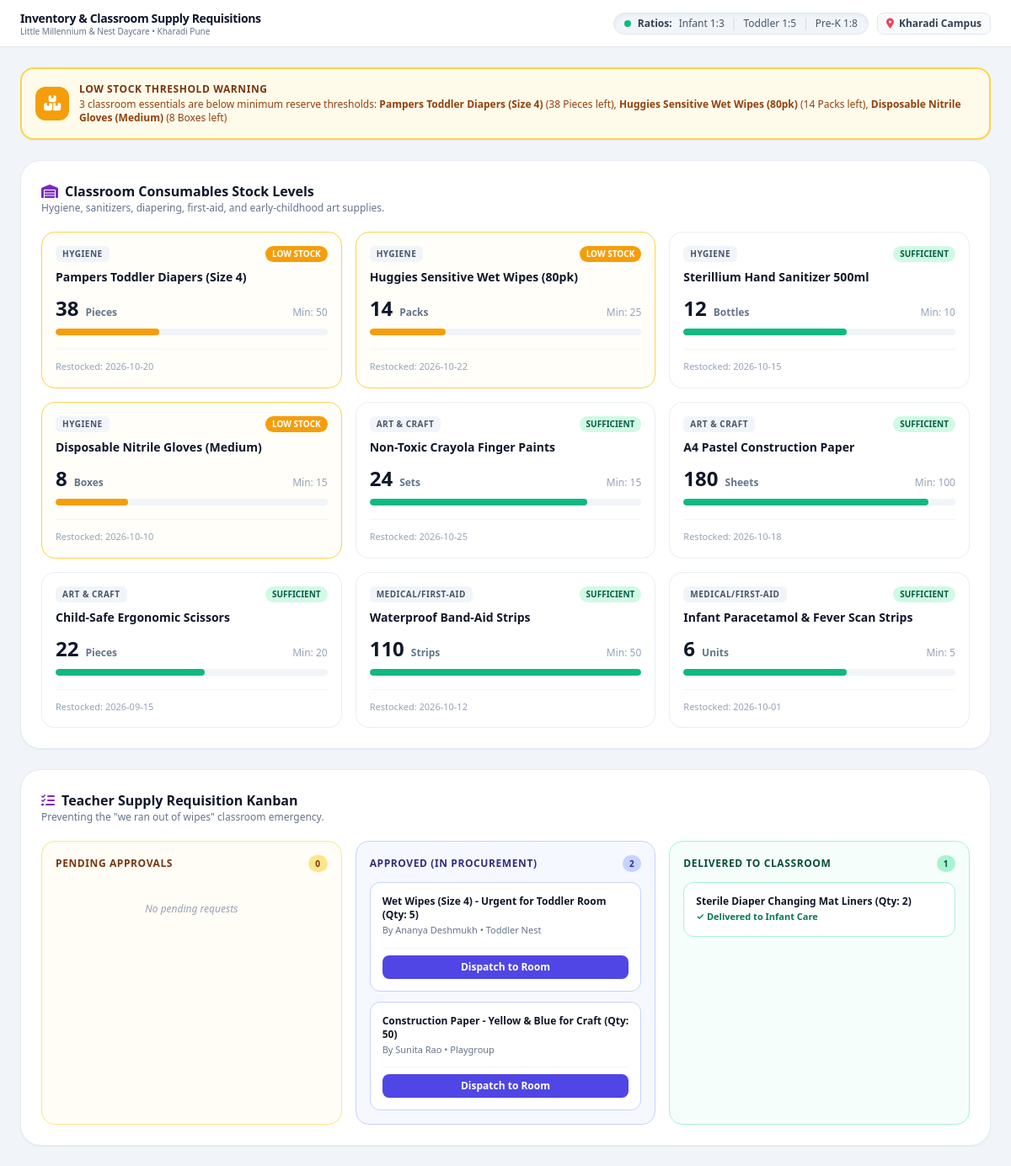
The page /admin/inventory on the database its author committed.
### tables this page shows
CREATE TABLE inventory_items (
        id INTEGER PRIMARY KEY AUTOINCREMENT,
        campus_id INTEGER DEFAULT 1,
        category TEXT NOT NULL, -- Hygiene, Art & Craft, Medical/First-Aid, Pantry
        item_name TEXT NOT NULL,
        current_stock INTEGER NOT NULL,
        min_threshold INTEGER NOT NULL,
        unit TEXT NOT NULL,
        last_restocked TEXT
    );

CREATE TABLE supply_requests (
        id INTEGER PRIMARY KEY AUTOINCREMENT,
        campus_id INTEGER DEFAULT 1,
        teacher_id INTEGER NOT NULL,
        classroom_id INTEGER NOT NULL,
        item_name TEXT NOT NULL,
        quantity INTEGER NOT NULL,
        urgency TEXT DEFAULT 'Normal', -- Normal, High, Urgent
        status TEXT DEFAULT 'Pending', -- Pending, Approved, Dispatched, Fulfilled
        created_at TIMESTAMP DEFAULT CURRENT_TIMESTAMP,
        notes TEXT,
        FOREIGN KEY(teacher_id) REFERENCES users(id),
        FOREIGN KEY(classroom_id) REFERENCES classrooms(id)
    );

CREATE TABLE users (
        id INTEGER PRIMARY KEY AUTOINCREMENT,
        campus_id INTEGER DEFAULT 1,
        name TEXT NOT NULL,
        email TEXT UNIQUE NOT NULL,
        password TEXT NOT NULL,
        role TEXT NOT NULL, -- admin, director, teacher, parent, student
        phone TEXT,
        pin_code TEXT,
        avatar TEXT,
        title TEXT,
        created_at TIMESTAMP DEFAULT CURRENT_TIMESTAMP,
        FOREIGN KEY(campus_id) REFERENCES campuses(id)
    );

CREATE TABLE classrooms (
        id INTEGER PRIMARY KEY AUTOINCREMENT,
        campus_id INTEGER DEFAULT 1,
        name TEXT NOT NULL,
        age_group TEXT NOT NULL,
        capacity INTEGER NOT NULL,
        room_number TEXT,
        max_ratio INTEGER NOT NULL,
        FOREIGN KEY(campus_id) REFERENCES campuses(id)
    );

### app.py (the view)
@app.route('/admin/inventory')
def admin_inventory():
    conn = get_db_connection()
    inventory = conn.execute("SELECT * FROM inventory_items").fetchall()
    low_stock = [i for i in inventory if i['current_stock'] <= i['min_threshold']]
    requests = conn.execute('''
    SELECT r.*, u.name as teacher_name, c.name as classroom_name
    FROM supply_requests r
    JOIN users u ON r.teacher_id = u.id
    JOIN classrooms c ON r.classroom_id = c.id
    ORDER BY r.created_at DESC
    ''').fetchall()
    requests_by_status = {'Pending': [], 'Approved': [], 'Dispatched': []}
    for r in requests:
        if r['status'] in requests_by_status:
            requests_by_status[r['status']].append(r)
    conn.close()
    return render_template(
        'admin/inventory.html',
        active_page='admin_inventory',
        inventory=inventory,
        low_stock_items=low_stock,
        requests_by_status=requests_by_status
    )

### app.py (called while the page is built)
def get_current_user():
    user_id = session.get('user_id')
    if not user_id:
        return None
    conn = get_db_connection()
    user = conn.execute("SELECT * FROM users WHERE id = ?", (user_id,)).fetchone()
    conn.close()
    return user

@app.context_processor
def inject_globals():
    conn = get_db_connection()
    pending_approvals = conn.execute("SELECT COUNT(*) FROM invoices WHERE approval_status = 'Pending Approval'").fetchone()[0]
    conn.close()
    return {
        'current_user': get_current_user(),
        'campus_name': Config.CAMPUS_NAME,
        'campus_code': Config.CAMPUS_CODE,
        'pending_approvals_count': pending_approvals
    }

### database.py (called while the page is built)
def get_db_connection():
    conn = sqlite3.connect(Config.DATABASE_PATH)
    conn.row_factory = sqlite3.Row
    return conn

### templates/admin/inventory.html
{% extends "base.html" %}
{% block page_title %}Inventory & Classroom Supply Requisitions{% endblock %}
{% block content %}
<div class="space-y-6">
  {% if low_stock_items %}
  <div class="p-4 bg-amber-50 border-2 border-amber-300 rounded-2xl flex items-center justify-between shadow-sm">
    <div class="flex items-center gap-3">
      <div class="w-10 h-10 rounded-xl bg-amber-500 text-white flex items-center justify-center font-bold text-lg shrink-0">
        <i class="fa-solid fa-boxes-stacked"></i>
      </div>
      <div>
        <h4 class="text-xs font-black uppercase tracking-wider text-amber-900">Low Stock Threshold Warning</h4>
        <p class="text-xs text-amber-800 mt-0.5">
          {{ low_stock_items|length }} classroom essentials are below minimum reserve thresholds:
          {% for item in low_stock_items %}
          <strong>{{ item.item_name }}</strong> ({{ item.current_stock }} {{ item.unit }} left){% if not loop.last %}, {% endif %}
          {% endfor %}
        </p>
      </div>
    </div>
  </div>
  {% endif %}
  <div class="bg-white rounded-3xl border border-slate-200/80 shadow-sm p-6">
    <div class="flex flex-col sm:flex-row sm:items-center justify-between gap-3 mb-5">
      <div>
        <h3 class="text-base font-extrabold text-slate-900 flex items-center gap-2">
          <i class="fa-solid fa-warehouse text-brand-purple"></i>
          <span>Classroom Consumables Stock Levels</span>
        </h3>
        <p class="text-xs text-slate-500">Hygiene, sanitizers, diapering, first-aid, and early-childhood art supplies.</p>
      </div>
    </div>
    <div class="grid grid-cols-1 sm:grid-cols-2 lg:grid-cols-3 gap-4">
      {% for item in inventory %}
      <div class="p-4 rounded-2xl border {% if item.current_stock <= item.min_threshold %}border-amber-300 bg-amber-50/30{% else %}border-slate-200/70 bg-white{% endif %} flex flex-col justify-between">
        <div>
          <div class="flex items-center justify-between mb-2">
            <span class="text-[10px] font-bold uppercase tracking-wider px-2 py-0.5 rounded-md bg-slate-100 text-slate-600">
              {{ item.category }}
            </span>
            {% if item.current_stock <= item.min_threshold %}
            <span class="text-[10px] font-black px-2 py-0.5 rounded-full bg-amber-500 text-white">LOW STOCK</span>
            {% else %}
            <span class="text-[10px] font-bold px-2 py-0.5 rounded-full bg-emerald-100 text-emerald-800">SUFFICIENT</span>
            {% endif %}
          </div>
          <h4 class="text-sm font-extrabold text-slate-900 leading-snug">{{ item.item_name }}</h4>
          <div class="flex items-baseline gap-2 mt-3">
            <span class="text-2xl font-black text-slate-900">{{ item.current_stock }}</span>
            <span class="text-xs font-bold text-slate-500">{{ item.unit }}</span>
            <span class="text-xs text-slate-400 ml-auto font-medium">Min: {{ item.min_threshold }}</span>
          </div>
          <div class="w-full bg-slate-100 h-2 rounded-full mt-2 overflow-hidden">
            <div class="h-full rounded-full {% if item.current_stock <= item.min_threshold %}bg-amber-500{% else %}bg-emerald-500{% endif %}" style="width: {{ [(item.current_stock / (item.min_threshold * 2)) * 100, 100]|min }}%"></div>
          </div>
        </div>
        <div class="mt-4 pt-3 border-t border-slate-100 flex items-center justify-between text-[11px] text-slate-400">
          <span>Restocked: {{ item.last_restocked }}</span>
        </div>
      </div>
      {% endfor %}
    </div>
  </div>
  <div class="bg-white rounded-3xl border border-slate-200/80 shadow-sm p-6">
    <div class="flex items-center justify-between mb-5">
      <div>
        <h3 class="text-base font-extrabold text-slate-900 flex items-center gap-2">
          <i class="fa-solid fa-list-check text-brand-purple"></i>
          <span>Teacher Supply Requisition Kanban</span>
        </h3>
        <p class="text-xs text-slate-500">Preventing the "we ran out of wipes" classroom emergency.</p>
      </div>
    </div>
    <div class="grid grid-cols-1 md:grid-cols-3 gap-4">
      <div class="bg-amber-50/50 p-4 rounded-2xl border border-amber-200">
        <h4 class="text-xs font-extrabold text-amber-900 uppercase tracking-wider mb-3 flex items-center justify-between">
          <span>Pending Approvals</span>
          <span class="px-2 py-0.5 bg-amber-200 text-amber-900 rounded-full text-[10px]">{{ requests_by_status['Pending']|length }}</span>
        </h4>
        <div class="space-y-3">
          {% for req in requests_by_status['Pending'] %}
          <div class="bg-white p-3.5 rounded-xl border border-amber-200 shadow-xs">
            <div class="flex items-center justify-between">
              <span class="text-[10px] font-bold px-1.5 py-0.5 rounded bg-rose-100 text-rose-700">{{ req.urgency }}</span>
              <span class="text-[10px] text-slate-400 font-mono">{{ req.created_at[:10] }}</span>
            </div>
            <p class="text-xs font-extrabold text-slate-900 mt-2">{{ req.item_name }} (Qty: {{ req.quantity }})</p>
            <p class="text-[11px] text-slate-500 mt-0.5">By {{ req.teacher_name }} • {{ req.classroom_name }}</p>
            {% if req.notes %}<p class="text-[10px] italic text-slate-400 mt-1.5 bg-slate-50 p-1.5 rounded">"{{ req.notes }}"</p>{% endif %}
            <form action="{{ url_for('admin_update_supply_status', req_id=req.id) }}" method="POST" class="mt-3 pt-2 border-t border-slate-100 flex items-center gap-2">
              <button type="submit" name="status" value="Approved" data-loader="Approving Requisition..." class="flex-1 py-1.5 bg-emerald-600 hover:bg-emerald-700 text-white rounded-lg text-xs font-bold transition">
                Approve Order
              </button>
            </form>
          </div>
          {% else %}
          <p class="text-xs text-slate-400 py-6 text-center italic">No pending requests</p>
          {% endfor %}
        </div>
      </div>
      <div class="bg-indigo-50/50 p-4 rounded-2xl border border-indigo-200">
        <h4 class="text-xs font-extrabold text-indigo-900 uppercase tracking-wider mb-3 flex items-center justify-between">
          <span>Approved (In Procurement)</span>
          <span class="px-2 py-0.5 bg-indigo-200 text-indigo-900 rounded-full text-[10px]">{{ requests_by_status['Approved']|length }}</span>
        </h4>
        <div class="space-y-3">
          {% for req in requests_by_status['Approved'] %}
          <div class="bg-white p-3.5 rounded-xl border border-indigo-200 shadow-xs">
            <p class="text-xs font-extrabold text-slate-900">{{ req.item_name }} (Qty: {{ req.quantity }})</p>
            <p class="text-[11px] text-slate-500 mt-0.5">By {{ req.teacher_name }} • {{ req.classroom_name }}</p>
            <form action="{{ url_for('admin_update_supply_status', req_id=req.id) }}" method="POST" class="mt-3 pt-2 border-t border-slate-100 flex items-center gap-2">
              <button type="submit" name="status" value="Dispatched" data-loader="Marking Dispatched to Classroom..." class="flex-1 py-1.5 bg-indigo-600 hover:bg-indigo-700 text-white rounded-lg text-xs font-bold transition">
                Dispatch to Room
              </button>
            </form>
          </div>
          {% else %}
          <p class="text-xs text-slate-400 py-6 text-center italic">No items in procurement</p>
          {% endfor %}
        </div>
      </div>
      <div class="bg-emerald-50/50 p-4 rounded-2xl border border-emerald-200">
        <h4 class="text-xs font-extrabold text-emerald-900 uppercase tracking-wider mb-3 flex items-center justify-between">
          <span>Delivered to Classroom</span>
          <span class="px-2 py-0.5 bg-emerald-200 text-emerald-900 rounded-full text-[10px]">{{ requests_by_status['Dispatched']|length }}</span>
        </h4>
        <div class="space-y-3">
          {% for req in requests_by_status['Dispatched'] %}
          <div class="bg-white p-3.5 rounded-xl border border-emerald-200 shadow-xs">
            <p class="text-xs font-extrabold text-slate-900">{{ req.item_name }} (Qty: {{ req.quantity }})</p>
            <p class="text-[11px] text-emerald-700 font-semibold mt-0.5">✓ Delivered to {{ req.classroom_name }}</p>
          </div>
          {% else %}
          <p class="text-xs text-slate-400 py-6 text-center italic">No delivered items</p>
          {% endfor %}
        </div>
      </div>
    </div>
  </div>
</div>
{% endblock %}

### static/css/custom.css (style rules this page uses)
:root { --lm-purple: #7B2CBF; --lm-blue: #0284C7; --lm-green: #10B981; --lm-orange: #F59E0B; --lm-pink: #EC4899; }
html, body { width: 100%; height: 100%; max-height: 100vh; margin: 0 !important; padding: 0 !important; overflow: hidden !important; font-family: system-ui, -apple-system, BlinkMacSystemFont, 'Segoe UI', Roboto, Oxygen, Ubuntu, Cantarell, 'Open Sans', 'Helvetica Neue', sans-serif; background-color: #F8FAFC; box-sizing: border-box; }
*, *::before, *::after { box-sizing: inherit; }

### rows shown on the page
inventory_items: item_name "Pampers Toddler Diapers (Size 4)", current_stock "38", unit "Pieces", category "HYGIENE", shows "LOW STOCK", min_threshold "50", last_restocked "2026-10-20"
inventory_items: item_name "Huggies Sensitive Wet Wipes (80pk)", current_stock "14", unit "Packs", category "HYGIENE", shows "LOW STOCK", min_threshold "25", last_restocked "2026-10-22"
inventory_items: item_name "Disposable Nitrile Gloves (Medium)", current_stock "8", unit "Boxes", category "HYGIENE", shows "LOW STOCK", min_threshold "15", last_restocked "2026-10-10"
inventory_items: category "HYGIENE", shows "SUFFICIENT", item_name "Sterillium Hand Sanitizer 500ml", current_stock "12", unit "Bottles", min_threshold "10", last_restocked "2026-10-15"
inventory_items: category "ART & CRAFT", shows "SUFFICIENT", item_name "Non-Toxic Crayola Finger Paints", current_stock "24", unit "Sets", min_threshold "15", last_restocked "2026-10-25"
inventory_items: category "ART & CRAFT", shows "SUFFICIENT", item_name "A4 Pastel Construction Paper", current_stock "180", unit "Sheets", min_threshold "100", last_restocked "2026-10-18"
inventory_items: category "ART & CRAFT", shows "SUFFICIENT", item_name "Child-Safe Ergonomic Scissors", current_stock "22", unit "Pieces", min_threshold "20", last_restocked "2026-09-15"
inventory_items: category "MEDICAL/FIRST-AID", shows "SUFFICIENT", item_name "Waterproof Band-Aid Strips", current_stock "110", unit "Strips", min_threshold "50", last_restocked "2026-10-12"
inventory_items: category "MEDICAL/FIRST-AID", shows "SUFFICIENT", item_name "Infant Paracetamol & Fever Scan Strips", current_stock "6", unit "Units", min_threshold "5", last_restocked "2026-10-01"
supply_requests: item_name "Wet Wipes (Size 4) - Urgent for Toddler Room", quantity "5", teacher_name "Ananya Deshmukh", classroom_name "Toddler Nest"
supply_requests: item_name "Construction Paper - Yellow & Blue for Craft", quantity "50", teacher_name "Sunita Rao", classroom_name "Playgroup"
supply_requests: item_name "Sterile Diaper Changing Mat Liners", quantity "2", classroom_name "Infant Care"

### other values the page prints
{{ low_stock_items|length }} "3"
{{ requests_by_status['Pending']|length }} "0"
{{ requests_by_status['Approved']|length }} "2"
{{ requests_by_status['Dispatched']|length }} "1"
